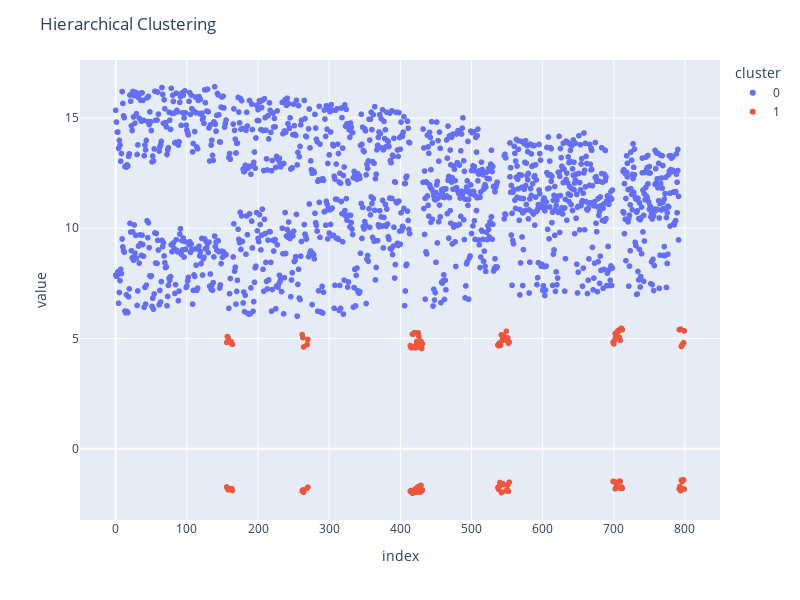

The notebook cell saved with this chart:
### Code cell
import plotly.express as px
fig = px.scatter(X_new, color="cluster", width=800, height=600)
fig.update_layout(
    title="Hierarchical Clustering"
)
fig.show()

### Figure 1 — Plotly figure (JSON) as saved in the notebook; plotly's stock layout.template omitted (floating-point values rounded to 4 significant figures; data arrays with more than 128 entries replaced by an {"elided": "..."} marker saying what was removed)
{"data": [{"hovertemplate": "cluster=0<br>index=%{x}<br>value=%{y}<extra></extra>", "legendgroup": "0", "marker": {"color": "#636efa", "symbol": "circle"}, "mode": "markers", "name": "0", "showlegend": true, "type": "scattergl", "x": {"elided": "1470 int values"}, "xaxis": "x", "y": {"elided": "1470 float values"}, "yaxis": "y"}, {"hovertemplate": "cluster=1<br>index=%{x}<br>value=%{y}<extra></extra>", "legendgroup": "1", "marker": {"color": "#EF553B", "symbol": "circle"}, "mode": "markers", "name": "1", "showlegend": true, "type": "scattergl", "x": {"elided": "130 int values"}, "xaxis": "x", "y": {"elided": "130 float values"}, "yaxis": "y"}], "layout": {"height": 600, "legend": {"title": {"text": "cluster"}, "tracegroupgap": 0}, "margin": {"t": 60}, "title": {"text": "Hierarchical Clustering"}, "width": 800, "xaxis": {"anchor": "y", "domain": [0, 1], "title": {"text": "index"}}, "yaxis": {"anchor": "x", "domain": [0, 1], "title": {"text": "value"}}}}
